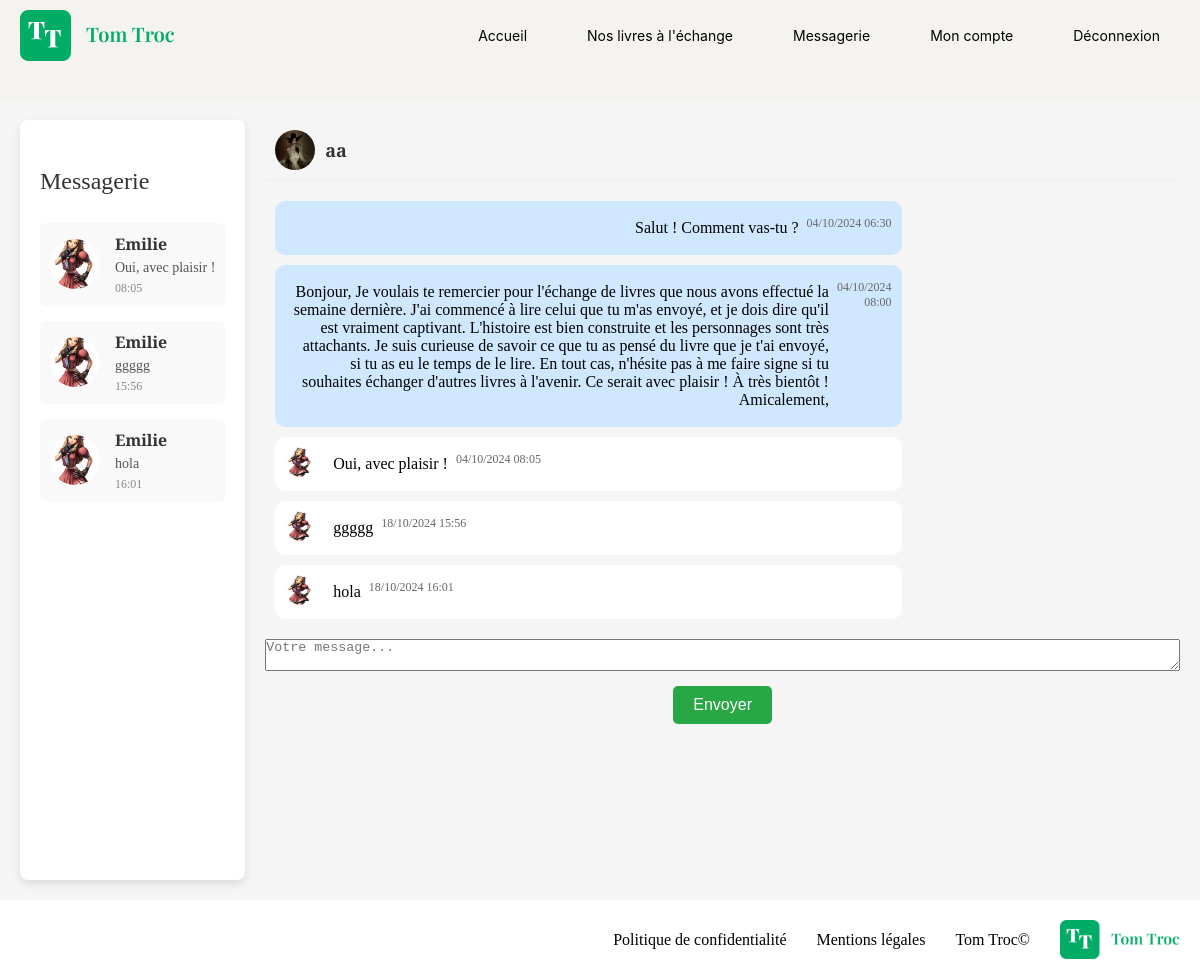
Screenshot of /index.php?action=showMessaging&receiver_id=6 (signed in) with the database file from the repository.
### tables this page shows
CREATE TABLE IF NOT EXISTS `message` (
  `id` int NOT NULL AUTO_INCREMENT,
  `sender_id` int NOT NULL,
  `receiver_id` int NOT NULL,
  `content` text NOT NULL,
  `created_at` timestamp NULL DEFAULT CURRENT_TIMESTAMP,
  `is_read` tinyint(1) DEFAULT '0',
  PRIMARY KEY (`id`),
  KEY `sender_id` (`sender_id`),
  KEY `receiver_id` (`receiver_id`)
);

CREATE TABLE IF NOT EXISTS `user` (
  `id` int NOT NULL AUTO_INCREMENT,
  `username` varchar(100) NOT NULL,
  `email` varchar(100) NOT NULL,
  `password` varchar(255) NOT NULL,
  `profilePicture` varchar(255) NOT NULL,
  `role` enum('user','admin','moderator') DEFAULT 'user',
  `is_active` tinyint(1) DEFAULT '1',
  `created_at` datetime DEFAULT CURRENT_TIMESTAMP,
  `updated_at` datetime DEFAULT CURRENT_TIMESTAMP ON UPDATE CURRENT_TIMESTAMP,
  PRIMARY KEY (`id`)
);

### views/View.php (called while the page is built, shortened)
<?php
class View
{
    public function render(string $viewName, array $params = []): void
    {
        $viewPath = $this->buildViewPath($viewName);
        $description = $this->_renderViewFromTemplate($viewPath, $params);
    }
    private function _renderViewFromTemplate(string $viewPath, array $params = []): string
    {
        if (file_exists($viewPath)) {
            extract($params);
            require($viewPath);
            return ob_get_clean();
        } else {
            throw new Exception("La vue '$viewPath' est introuvable.");
        }
    }
    private function buildViewPath(string $viewName): string
    {
        return TEMPLATE_VIEW_PATH . $viewName . '.php';
    }
}

### controllers/MessageController.php (called while the page is built, shortened)
<?php
class MessageController
{
    public function showMessaging(bool $showConversation = false, int $receiverId = null): void
    {
        $userId = $_SESSION['user']['id'];
        $messageManager = new MessageManager();
        if (isset($_GET['receiver_id'])) {
            $receiverId = (int) $_GET['receiver_id'];
            $receiver = $messageManager->getUserById($receiverId);
            $conversation = $messageManager->getConversationBetweenUsers($userId, $receiverId);
            $receiverName = $receiver['username'];
            $view = new View('Messagerie');
            $view->render('messaging', [
                'messages' => $messageManager->getMessagesByUserId($userId),
                'conversation' => $conversation,
                'receiverId' => $receiverId,
                'receiverName' => $receiverName
            ]);
        } else {
            $messages = $messageManager->getMessagesByUserId($userId);
            $view = new View('Messagerie');
            $view->render('messaging', ['messages' => $messages]);
        }
    }
}

### index.php (called while the page is built, shortened)
<?php
$action = Utils::request('action', 'home');
try {
    $messageController = new MessageController();
    switch ($action) {
        case 'showMessaging':
            $messageController->showMessaging();
            break;
    }
} catch (Exception $e) {
    error_log("Exception capturée : " . $e->getMessage());
    $errorView = new View('Erreur');
    $errorView->render('errorPage', ['errorMessage' => $e->getMessage()]);
}

### models/MessageManager.php (called while the page is built, shortened)
<?php
  class MessageManager extends AbstractEntityManager
{
    public function getMessagesByUserId(int $userId)
    {
        $sql = "SELECT * FROM message WHERE receiver_id = :id";
        $stmt = $this->db->query($sql, ['id' => $userId]);
        $messages = [];
        while ($message = $stmt->fetch()) {
            $messages[] = new Message($message);
        }
        return $messages;
        $messages = [];
        return $messages;
    }
    public function getConversationBetweenUsers(int $userId, int $receiverId): array
    {
        $sql = "
        SELECT
            message.content,
            message.created_at AS message_date,
            message.sender_id,
            user.username,
            user.profilePicture
        FROM
            message
        INNER JOIN
            user
        ON
            message.sender_id = user.id
        WHERE
        (message.sender_id = :userId
            AND message.receiver_id = :receiverId)
        OR (message.sender_id = :receiverId AND message.receiver_id = :userId)
        ORDER BY message.created_at ASC";
        $stmt = $this->db->query($sql, [
            ':userId' => $userId,
            ':receiverId' => $receiverId,
        ]);
        $conversation = [];
        while ($row = $stmt->fetch(PDO::FETCH_ASSOC)) {
            $conversation[] = [
                'content' => $row['content'],
                'createdAt' => $row['message_date'],
                'sender' => [
                    'id' => $row['sender_id'],
                    'username' => $row['username'],
                    'profilePicture' => $row['profilePicture'],
                ]
            ];
        }
        return $conversation;
    }
    public function getUserById(int $id): ?array
    {
        $sql = "SELECT id, username, profilePicture FROM user WHERE id = :id";
        try {
            $stmt = $this->db->query($sql, ['id' => $id]);
            $user = $stmt->fetch(PDO::FETCH_ASSOC);
            return $user ? $user : null;
        } catch (PDOException $e) {
            echo "Erreur dans la requête SQL : " . $e->getMessage();
            return null;
        }
    }
}

### models/DBmanager.php (called while the page is built, shortened)
<?php
class DBManager
{
    private static $instance;
    private $db;
    private function __construct()
    {
        $this->db = new PDO('mysql:host=' . DB_HOST . ';dbname=' . DB_NAME . ';charset=utf8', DB_USER, DB_PASS);
        $this->db->setAttribute(PDO::ATTR_ERRMODE, PDO::ERRMODE_EXCEPTION);
        $this->db->setAttribute(PDO::ATTR_DEFAULT_FETCH_MODE, PDO::FETCH_ASSOC);
    }
    public static function getInstance() : DBManager
    {
        if (!self::$instance) {
            self::$instance = new DBManager();
        }
        return self::$instance;
    }
    public function query(string $sql, ?array $params = null) : PDOStatement
    {
        if ($params == null) {
            $query = $this->db->query($sql);
        } else {
            $query = $this->db->prepare($sql);
            $query->execute($params);
        }
        return $query;
    }
}

### models/AbstractEntity.php (called while the page is built, shortened)
<?php
abstract class AbstractEntity
{
    protected function hydrate(array $data) : void
    {
        foreach ($data as $key => $value) {
            $method = 'set' . str_replace('_', '', ucwords($key, '_'));
        }
    }
}

### models/Message.php (called while the page is built, shortened)
<?php
class Message extends AbstractEntity
{
    protected int $id;
    private int $senderId;
    private ?User $sender;
    private int $receiverId;
    private string $content;
    private DateTime $createdAt;
    public function __construct(array $data = [])
    {
        $userManager = new UserManager();
        if ($this->senderId) {
            $this->sender = $userManager->getUserById($this->senderId);
        }
        if ($this->receiverId) {
            $this->receiver = $userManager->getUserById($this->receiverId);
        }
    }
    public function getId(): int
    {
        return $this->id;
    }
    public function getCreatedAt(): DateTime
    {
        return $this->createdAt;
    }
    public function getContent(): string
    {
        return $this->content;
    }
    public function setId(int $id): void
    {
        $this->id = $id;
    }
    public function setCreatedAt($createdAt): void
    {
        if (is_string($createdAt)) {
            try {
                $this->createdAt = new DateTime($createdAt);
            } catch (Exception $e) {
                var_dump("Erreur de conversion de la date : " . $e->getMessage());
            }
        } elseif ($createdAt instanceof DateTime) {
            $this->createdAt = $createdAt;
        } else {
            throw new InvalidArgumentException("L'argument de setCreatedAt doit être une chaîne ou un objet DateTime.");
        }
    }
    public function setSenderId(int $senderId): void
    {
        $this->senderId = $senderId;
    }
    public function setReceiverId(int $receiverId): void
    {
        $this->receiverId = $receiverId;
    }
    public function setContent(string $content): void
    {
        $this->content = $content;
    }
    public function getSender(): ?User
    {
        return $this->sender;
    }
}

### models/UserManager.php (called while the page is built, shortened)
<?php
class UserManager extends AbstractEntityManager
{
    public function getUserById(int $id): ?User
    {
        try {
            $sql = "SELECT * FROM user WHERE id = :id";
            $result = $this->db->query($sql, [":id" => $id]);
            $user = $result->fetch();
            if ($user) {
                return new User($user);
            } else {
                return null;
            }
        } catch (PDOException $e) {
            throw new Exception("Erreur lors de la recherche de l'utilisateur : " . $e->getMessage());
        }
    }
}

### models/User.php (called while the page is built, shortened)
<?php
class User extends AbstractEntity
{
    protected int $id;
    private string $username;
    private string $profilePicture;
    public function getId(): int
    {
        return $this->id;
    }
    public function getUsername(): string
    {
        return $this->username;
    }
    public function getProfilePicture(): ?string
    {
        return $this->profilePicture ?: "/assets/img/users/profile-default.svg";
    }
    public function setId(int $id): void
    {
        $this->id = $id;
    }
    public function setUsername(string $username): void
    {
        $this->username = $username;
    }
    public function setProfilePicture(?string $profilePicture): void
    {
        $this->profilePicture = $profilePicture;
    }
}

### views/templates/messaging.php (the view, shortened to what this page needs)
<main class="messaging-container">
    <div class="messenger-container">
        <section class="sidebar">
            <h2>Messagerie</h2>
            <a class="conversations">
                <?php if (count($messages) == 0) : ?>
                    <li>Aucune conversation trouvée.</li>
                <?php else : ?>
                    <?php foreach ($messages as $message) : ?>
                        <a href="index.php?action=showMessaging&receiver_id=<?php echo $message->getSender()->getId(); ?>">
                            <li class="conversation" data-message-id="<?= htmlspecialchars($message->getId(), ENT_QUOTES, 'UTF-8') ?>" data-receiver-id="<?= htmlspecialchars($message->getSender()->getId(), ENT_QUOTES, 'UTF-8') ?>">
                                <img src="<?= htmlspecialchars($message->getSender()->getProfilePicture(), ENT_QUOTES, 'UTF-8') ?>" alt="Photo de profil de <?= htmlspecialchars($message->getSender()->getUsername(), ENT_QUOTES, 'UTF-8') ?>">
                                <div class="conversation-info">
                                    <p class="name"><?= htmlspecialchars($message->getSender()->getUsername(), ENT_QUOTES, 'UTF-8') ?></p>
                                    <span class="description"><?= htmlspecialchars($message->getContent(), ENT_QUOTES, 'UTF-8') ?></span>
                                    <span class="timestamp"><?= htmlspecialchars(date('H:i', $message->getCreatedAt()->getTimeStamp()), ENT_QUOTES, 'UTF-8') ?></span>
                                </div>
                            </li>
                        </a>
                    <?php endforeach; ?>
                <?php endif; ?>
        </section>
        <?php if (isset($conversation)) { ?>
            <div class="chat">
                <div class="chat-header">
                    <div class="chat-user-info">
                        <img src="<?= htmlspecialchars($conversation[0]['sender']['profilePicture'], ENT_QUOTES, 'UTF-8') ?>" alt="Photo de profil de <?= htmlspecialchars($conversation[0]['sender']['username'], ENT_QUOTES, 'UTF-8') ?>">
                        <span class="chat-title"><?= htmlspecialchars($conversation[0]['sender']['username'], ENT_QUOTES, 'UTF-8') ?></span>
                    </div>
                </div>
                <div class="messages">
                    <?php foreach ($conversation as $message) : ?>
                        <?php if ($message['sender']['id'] == $_SESSION['user']['id']) : ?>
                            <div class="message sent">
                                <div class="message-content">
                                    <?= htmlspecialchars($message['content'], ENT_QUOTES, 'UTF-8') ?>
                                </div>
                                <div class="message-footer">
                                    <span class="timestamp"><?= htmlspecialchars(date('d/m/Y H:i', strtotime($message['createdAt'])), ENT_QUOTES, 'UTF-8') ?></span>
                                </div>
                            </div>
                        <?php else : ?>
                            <div class="message received">
                                <img src="<?= htmlspecialchars($message['sender']['profilePicture'], ENT_QUOTES, 'UTF-8') ?>" alt="Photo de profil de <?= htmlspecialchars($message['sender']['username'], ENT_QUOTES, 'UTF-8') ?>">
                                <div class="message-content">
                                    <?= htmlspecialchars($message['content'], ENT_QUOTES, 'UTF-8') ?>
                                </div>
                                <div class="message-footer">
                                    <span class="timestamp"><?= htmlspecialchars(date('d/m/Y H:i', strtotime($message['createdAt'])), ENT_QUOTES, 'UTF-8') ?></span>
                                </div>
                            </div>
                        <?php endif; ?>
                    <?php endforeach; ?>
                </div>
                <div class="chat-input">
                    <form action="index.php?action=sendMessage" method="post">
                        <textarea name="content" placeholder="Votre message..."></textarea>
                        <button type="submit">Envoyer</button>
                    </form>
                </div>
            </div>
        <?php } ?>
    </div>
</main>

### rows the page displays
message: user.profilePicture (picture), content "Oui, avec plaisir !", created_at "08:05"
user: username "Emilie", profilePicture (picture)
message: user.profilePicture (picture), content "ggggg", created_at "15:56"
message: user.profilePicture (picture), content "hola", created_at "16:01"
message: content "Salut ! Comment vas-tu ?", created_at "04/10/2024 06:30"

### other values shown
$conversation[0]['sender']['username'] "aa"
date('d/m/Y H:i', strtotime($message['createdAt'])) "04/10/2024 08:00"
$message['content'] "Oui, avec plaisir !"
date('d/m/Y H:i', strtotime($message['createdAt'])) "04/10/2024 08:05"
$message['content'] "ggggg"
date('d/m/Y H:i', strtotime($message['createdAt'])) "18/10/2024 15:56"
$message['content'] "hola"
date('d/m/Y H:i', strtotime($message['createdAt'])) "18/10/2024 16:01"
